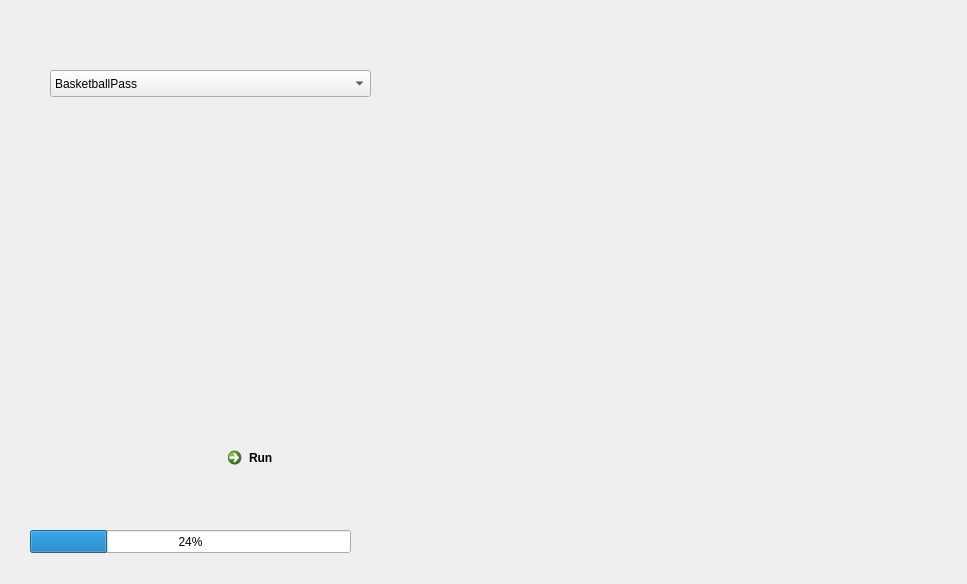
<?xml version="1.0" encoding="UTF-8"?>
<ui version="4.0">
 <class>Form</class>
 <widget class="QWidget" name="Form">
  <property name="geometry">
   <rect>
    <x>0</x>
    <y>0</y>
    <width>967</width>
    <height>584</height>
   </rect>
  </property>
  <property name="windowTitle">
   <string>Form</string>
  </property>
  <widget class="QComboBox" name="comboVideos">
   <property name="geometry">
    <rect>
     <x>50</x>
     <y>70</y>
     <width>321</width>
     <height>27</height>
    </rect>
   </property>
   <item>
    <property name="text">
     <string>BasketballPass</string>
    </property>
   </item>
   <item>
    <property name="text">
     <string>BQMall</string>
    </property>
   </item>
  </widget>
  <widget class="QCommandLinkButton" name="commandLinkButton">
   <property name="geometry">
    <rect>
     <x>220</x>
     <y>440</y>
     <width>179</width>
     <height>41</height>
    </rect>
   </property>
   <property name="text">
    <string>Run</string>
   </property>
  </widget>
  <widget class="QProgressBar" name="progressBar">
   <property name="geometry">
    <rect>
     <x>30</x>
     <y>530</y>
     <width>321</width>
     <height>23</height>
    </rect>
   </property>
   <property name="value">
    <number>24</number>
   </property>
  </widget>
 </widget>
 <resources/>
 <connections/>
</ui>
